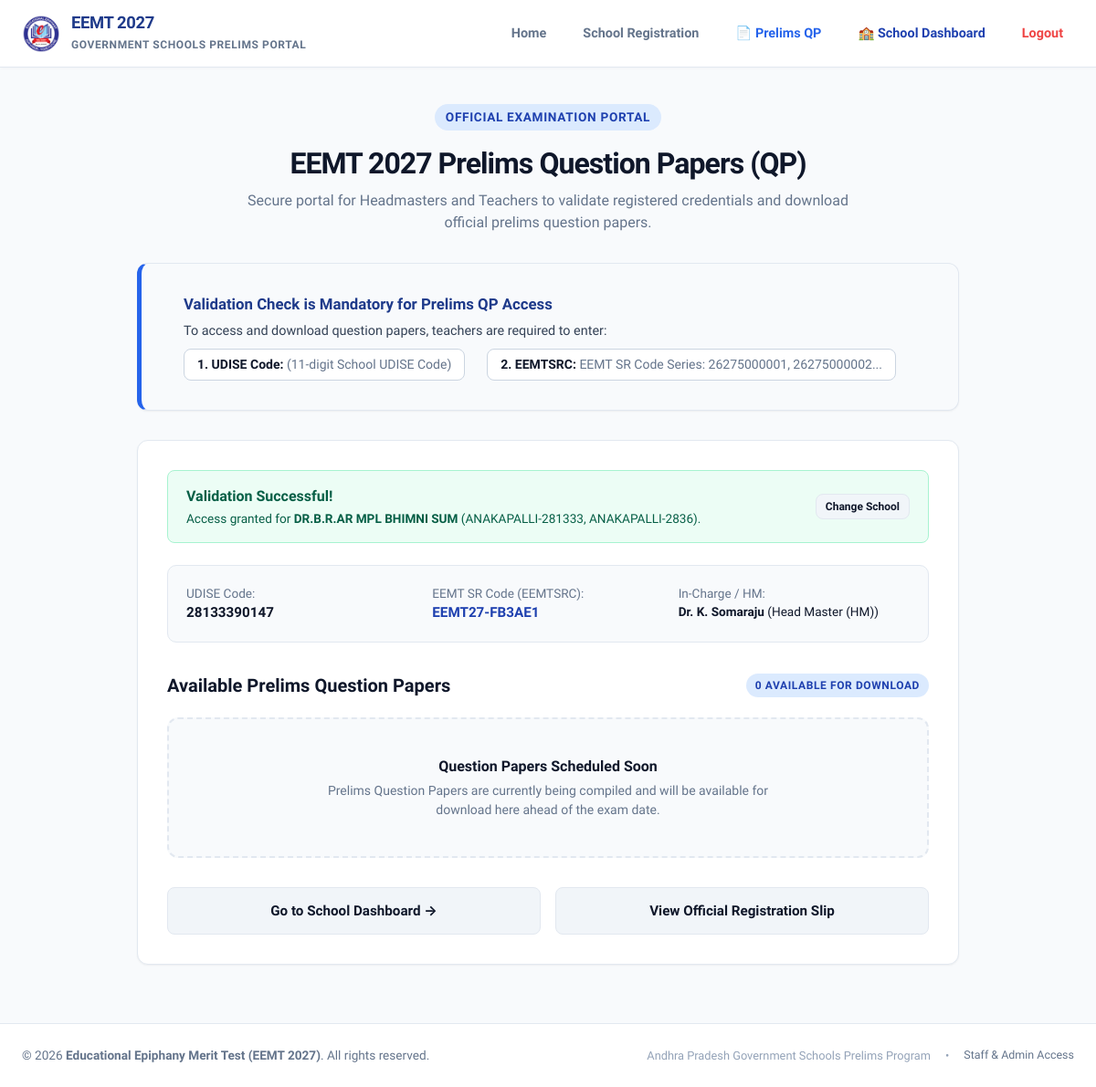
The app's page /prelims_qp.php?udise=28133390147&eemtsrc=EEMT27-FB3AE1 with its own data.
### tables this page shows
CREATE TABLE school_registrations_2027 (
            id INTEGER PRIMARY KEY AUTOINCREMENT,
            reference_id TEXT NOT NULL UNIQUE,
            school_id INTEGER NULL,
            district TEXT NOT NULL,
            mandal TEXT NOT NULL,
            school_name TEXT NOT NULL,
            unique_code TEXT NOT NULL,
            contact_person TEXT NOT NULL,
            designation TEXT NOT NULL,
            mobile TEXT NOT NULL,
            email TEXT NOT NULL,
            ip_address TEXT NULL,
            status TEXT DEFAULT 'submitted',
            created_at TEXT DEFAULT CURRENT_TIMESTAMP
        );

### prelims_qp.php (the view, shortened to what this page needs)
<?php
$pdo = getDB();
$validatedSchool = null;
$questionPapers = [];
$udiseInput = strtoupper(trim($_GET['udise'] ?? $_POST['udise_code'] ?? ''));
$eemtsrcInput = strtoupper(trim($_GET['eemtsrc'] ?? $_POST['eemtsrc'] ?? ''));
if (($_SERVER['REQUEST_METHOD'] === 'POST' && isset($_POST['validate_qp'])) || (!empty($udiseInput) && !empty($eemtsrcInput))) {
    if (!$udiseInput || !$eemtsrcInput) {
        $error = "Validation check is mandatory. Please enter both your School UDISE Code and EEMTSRC (EEMT School Registration Code).";
    } else {
        $stmt = $pdo->prepare("
            SELECT sr.*, sm.unique_code AS master_udise
            FROM school_registrations_2027 sr
            LEFT JOIN schools_master sm ON sr.school_id = sm.id
            WHERE sr.reference_id = ? AND (sr.unique_code = ? OR sm.unique_code = ?)
        ");
        $stmt->execute([$eemtsrcInput, $udiseInput, $udiseInput]);
        $validatedSchool = $stmt->fetch();
        if ($validatedSchool) {
            $qpStmt = $pdo->prepare("SELECT * FROM question_papers WHERE is_published = 1 ORDER BY id DESC");
            $qpStmt->execute();
            $questionPapers = $qpStmt->fetchAll();
        } else {
            $error = "Validation Failed: The entered UDISE Code and EEMT School Registration Code (EEMTSRC) do not match school records. Please check your credentials.";
        }
    }
}
require_once __DIR__ . '/includes/header.php';
?>
<div class="page-header" style="max-width: 900px; margin: 0 auto 2rem;">
    <span class="badge badge-primary" style="font-size: 0.85rem; padding: 4px 12px; margin-bottom: 0.75rem;">
        Official Examination Portal
    </span>
    <h2 class="page-title" style="font-size: 2rem; font-weight: 800;">
        EEMT 2027 Prelims Question Papers (QP)
    </h2>
    <p class="page-subtitle" style="font-size: 1rem; max-width: 680px; margin: 0 auto;">
        Secure portal for Headmasters and Teachers to validate registered credentials and download official prelims
        question papers.
    </p>
</div>
<div class="card" style="max-width: 900px; margin: 0 auto 2rem; border-left: 5px solid #2563eb; background: #f8fafc;">
    <div style="display: flex; gap: 14px; align-items: flex-start;">
        <div>
            <h3 style="font-size: 1.05rem; font-weight: 700; color: #1e3a8a; margin-bottom: 0.35rem;">
                Validation Check is Mandatory for Prelims QP Access
            </h3>
            <p style="font-size: 0.9rem; color: #334155; margin: 0 0 0.5rem; line-height: 1.5;">
                To access and download question papers, teachers are required to enter:
            </p>
            <div style="display: flex; gap: 1.5rem; flex-wrap: wrap; font-size: 0.875rem;">
                <div style="background: white; border: 1px solid #cbd5e1; padding: 6px 14px; border-radius: 8px;">
                    <strong>1. UDISE Code:</strong> <span style="color: #64748b;">(11-digit School UDISE Code)</span>
                </div>
                <div style="background: white; border: 1px solid #cbd5e1; padding: 6px 14px; border-radius: 8px;">
                    <strong>2. EEMTSRC:</strong> <span style="color: #64748b;">EEMT SR Code Series:
                        <code>26275000001, 26275000002...</code></span>
                </div>
            </div>
        </div>
    </div>
</div>
<div class="card" style="max-width: 900px; margin: 0 auto;">
    <?php if (!$validatedSchool): ?>
        <div class="card-title" style="font-size: 1.15rem; margin-bottom: 1.25rem;">
            <span>Enter Teacher / School Credentials</span>
        </div>
        <form method="POST" action="prelims_qp.php">
            <div class="form-grid">
                <div class="form-group">
                    <label class="form-label" for="udise_code">
                        1. School UDISE Code <span class="required">*</span>
                    </label>
                    <input type="text" id="udise_code" name="udise_code" class="form-control"
                        placeholder="11-digit UDISE Code (e.g. 28142500311)"
                        value="<?php echo htmlspecialchars($udiseInput); ?>" required autocomplete="off"
                        style="font-size: 1rem; font-weight: 600;">
                    <div class="form-hint">Official 11-digit school UDISE code as per Government records.</div>
                </div>
                <div class="form-group">
                    <label class="form-label" for="eemtsrc">
                        2. EEMTSRC (EEMT School Registration Code) <span class="required">*</span>
                    </label>
                    <input type="text" id="eemtsrc" name="eemtsrc" class="form-control" placeholder="e.g. 26275000001"
                        value="<?php echo htmlspecialchars($eemtsrcInput); ?>" required autocomplete="off"
                        style="font-size: 1rem; font-weight: 600;">
                    <div class="form-hint">Generated upon successful registration (Series:
                        <code>26275000001, 26275000002...</code>).
                    </div>
                </div>
            </div>
            <div style="margin-top: 1.5rem;">
                <button type="submit" name="validate_qp" class="btn btn-primary btn-block"
                    style="padding: 0.95rem; font-size: 1.05rem;">
                    Validate & Access Prelims Question Papers &rarr;
                </button>
            </div>
            <div style="text-align: center; margin-top: 1.25rem; font-size: 0.85rem; color: var(--text-muted);">
                School not registered yet? <a href="register.php" style="color: var(--primary); font-weight: 700;">Complete
                    School Prelims Registration</a>
            </div>
        </form>
    <?php else: ?>
        <div class="alert alert-success"
            style="margin-bottom: 1.5rem; display: flex; justify-content: space-between; align-items: center; flex-wrap: wrap; gap: 1rem;">
            <div>
                <strong style="font-size: 1rem;">Validation Successful!</strong>
                <div style="font-size: 0.85rem; margin-top: 2px;">
                    Access granted for <strong><?php echo htmlspecialchars($validatedSchool['school_name']); ?></strong>
                    (<?php echo htmlspecialchars($validatedSchool['mandal']); ?>,
                    <?php echo htmlspecialchars($validatedSchool['district']); ?>).
                </div>
            </div>
            <a href="prelims_qp.php" class="btn btn-secondary" style="padding: 4px 10px; font-size: 0.75rem;">
                Change School
            </a>
        </div>
        <div
            style="background: #f8fafc; border: 1px solid var(--border); border-radius: 10px; padding: 1.25rem; margin-bottom: 2rem;">
            <div
                style="display: grid; grid-template-columns: repeat(auto-fit, minmax(200px, 1fr)); gap: 1rem; font-size: 0.85rem;">
                <div>
                    <span style="color: var(--text-muted); display: block;">UDISE Code:</span>
                    <code
                        style="font-weight: 700; font-size: 0.95rem;"><?php echo htmlspecialchars($validatedSchool['unique_code']); ?></code>
                </div>
                <div>
                    <span style="color: var(--text-muted); display: block;">EEMT SR Code (EEMTSRC):</span>
                    <strong
                        style="color: #1e40af; font-size: 0.95rem;"><?php echo htmlspecialchars($validatedSchool['reference_id']); ?></strong>
                </div>
                <div>
                    <span style="color: var(--text-muted); display: block;">In-Charge / HM:</span>
                    <strong><?php echo htmlspecialchars($validatedSchool['contact_person']); ?></strong>
                    (<?php echo htmlspecialchars($validatedSchool['designation']); ?>)
                </div>
            </div>
        </div>
        <div class="card-title" style="justify-content: space-between; flex-wrap: wrap;">
            <div style="display: flex; align-items: center; gap: 8px;">
                <span>Available Prelims Question Papers</span>
            </div>
            <span class="badge badge-primary"><?php echo count($questionPapers); ?> Available for Download</span>
        </div>
        <?php if (empty($questionPapers)): ?>
            <div
                style="background: #f8fafc; border: 2px dashed var(--border); border-radius: 12px; padding: 2.5rem; text-align: center;">
                <h4 style="color: var(--secondary); margin-bottom: 0.25rem;">Question Papers Scheduled Soon</h4>
                <p style="color: var(--text-muted); font-size: 0.875rem; max-width: 500px; margin: 0 auto;">
                    Prelims Question Papers are currently being compiled and will be available for download here ahead of the
                    exam date.
                </p>
            </div>
        <?php endif; ?>
        <div style="margin-top: 2rem; display: flex; gap: 1rem; flex-wrap: wrap;">
            <a href="school/dashboard.php" class="btn btn-secondary" style="flex: 1; text-align: center;">
                Go to School Dashboard &rarr;
            </a>
            <a href="register_success.php?ref=<?php echo urlencode($validatedSchool['reference_id']); ?>" target="_blank"
                class="btn btn-secondary" style="flex: 1; text-align: center;">
                View Official Registration Slip
            </a>
        </div>
    <?php endif; ?>
</div>
<?php require_once __DIR__ . '/includes/footer.php'; ?>

### assets/css/app.css (style rules this page uses)
:root { --primary: #2563eb; --primary-hover: #1d4ed8; --primary-light: #eff6ff; --primary-border: #bfdbfe; --secondary: #0f172a; --accent: #f59e0b; --success: #10b981; --success-light: #ecfdf5; --danger: #ef4444; --danger-light: #fef2f2; --bg-main: #f8fafc; --bg-card: #ffffff; --border: #e2e8f0; --text-main: #0f172a; --text-muted: #64748b; --text-light: #94a3b8; --shadow-sm: 0 1px 2px 0 rgba(0, 0, 0, 0.05); --shadow-md: 0 4px 6px -1px rgba(0, 0, 0, 0.1), 0 2px 4px -1px rgba(0, 0, 0, 0.06); --shadow-lg: 0 10px 15px -3px rgba(0, 0, 0, 0.1), 0 4px 6px -2px rgba(0, 0, 0, 0.05); --shadow-xl: 0 20px 25px -5px rgba(0, 0, 0, 0.1), 0 10px 10px -5px rgba(0, 0, 0, 0.04); --radius: 12px; --radius-sm: 8px; }
* { box-sizing: border-box; margin: 0; padding: 0; font-family: 'Plus Jakarta Sans', -apple-system, BlinkMacSystemFont, 'Segoe UI', Roboto, sans-serif; }
body { background-color: var(--bg-main); color: var(--text-main); min-height: 100vh; display: flex; flex-direction: column; line-height: 1.5; }
.page-header { margin-bottom: 2rem; text-align: center; }
.page-title { font-size: 2rem; font-weight: 800; color: var(--secondary); letter-spacing: -0.03em; margin-bottom: 0.35rem; }
.page-subtitle { color: var(--text-muted); font-size: 1rem; max-width: 650px; margin: 0 auto; }
.card { background: var(--bg-card); border: 1px solid var(--border); border-radius: var(--radius); box-shadow: var(--shadow-sm); padding: 2rem; margin-bottom: 1.5rem; }
.card-title { font-size: 1.25rem; font-weight: 700; color: var(--secondary); margin-bottom: 1.25rem; display: flex; align-items: center; gap: 10px; }
.btn { display: inline-flex; align-items: center; justify-content: center; gap: 8px; padding: 0.85rem 1.75rem; font-size: 0.95rem; font-weight: 700; border-radius: var(--radius-sm); border: none; cursor: pointer; text-decoration: none; transition: all 0.2s ease; }
.btn-secondary { background: #f1f5f9; color: var(--secondary); border: 1px solid var(--border); }
.alert { padding: 1rem 1.25rem; border-radius: var(--radius-sm); font-size: 0.9rem; margin-bottom: 1.5rem; display: flex; align-items: flex-start; gap: 12px; }
.alert-success { background: var(--success-light); color: #065f46; border: 1px solid #a7f3d0; }
.badge { display: inline-block; padding: 4px 10px; border-radius: 9999px; font-size: 0.75rem; font-weight: 700; text-transform: uppercase; letter-spacing: 0.05em; }
.badge-primary { background: #dbeafe; color: #1e40af; }

### records on screen
school_registrations_2027: school_name "DR.B.R.AR MPL BHIMNI SUM", mandal "ANAKAPALLI-281333", district "ANAKAPALLI-2836", unique_code "28133390147", reference "EEMT27-FB3AE1", contact_person "Dr. K. Somaraju", designation "Head Master (HM)"

### other values on screen
count($questionPapers) "0"
